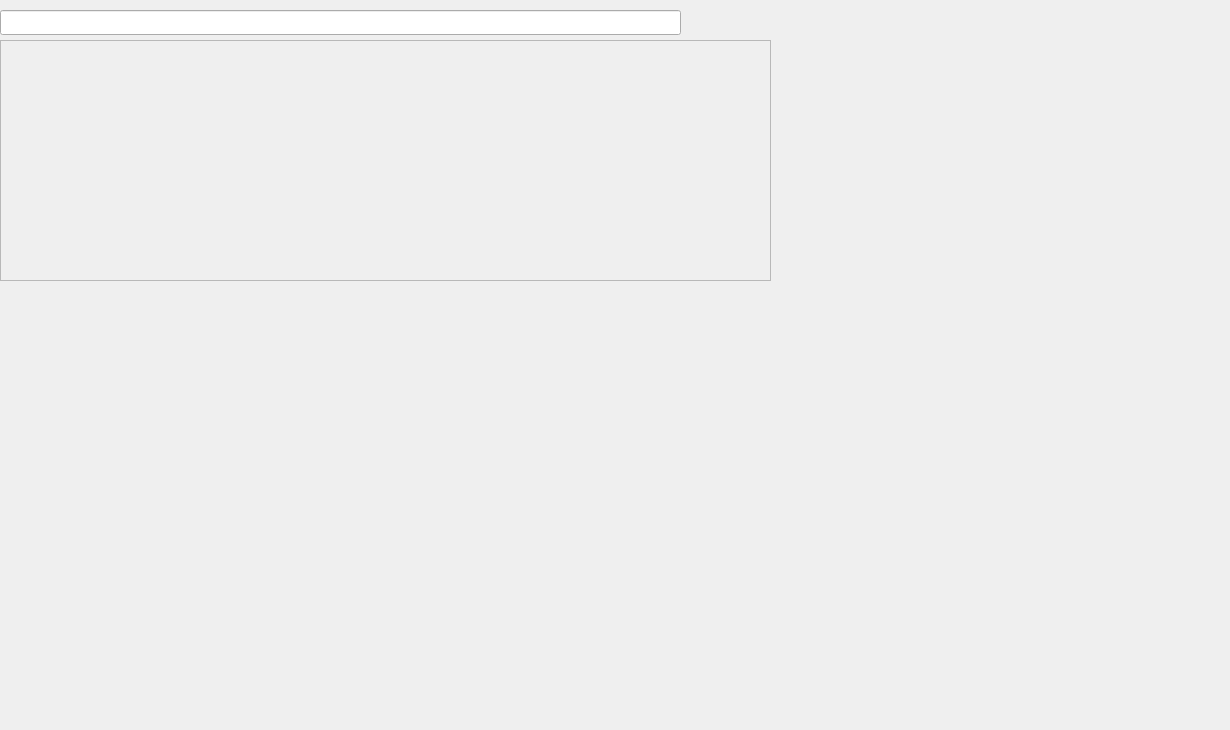
<?xml version="1.0" encoding="UTF-8"?>
<ui version="4.0">
 <class>MainWindow</class>
 <widget class="QMainWindow" name="MainWindow">
  <property name="geometry">
   <rect>
    <x>0</x>
    <y>0</y>
    <width>1230</width>
    <height>730</height>
   </rect>
  </property>
  <property name="windowTitle">
   <string>MainWindow</string>
  </property>
  <widget class="QWidget" name="centralwidget">
   <widget class="QFrame" name="frame">
    <property name="geometry">
     <rect>
      <x>0</x>
      <y>40</y>
      <width>771</width>
      <height>241</height>
     </rect>
    </property>
    <property name="frameShape">
     <enum>QFrame::StyledPanel</enum>
    </property>
    <property name="frameShadow">
     <enum>QFrame::Raised</enum>
    </property>
   </widget>
   <widget class="QLineEdit" name="lineEdit">
    <property name="geometry">
     <rect>
      <x>0</x>
      <y>10</y>
      <width>681</width>
      <height>25</height>
     </rect>
    </property>
    <property name="sizePolicy">
     <sizepolicy hsizetype="Preferred" vsizetype="Fixed">
      <horstretch>0</horstretch>
      <verstretch>0</verstretch>
     </sizepolicy>
    </property>
   </widget>
  </widget>
 </widget>
 <resources/>
 <connections/>
</ui>
